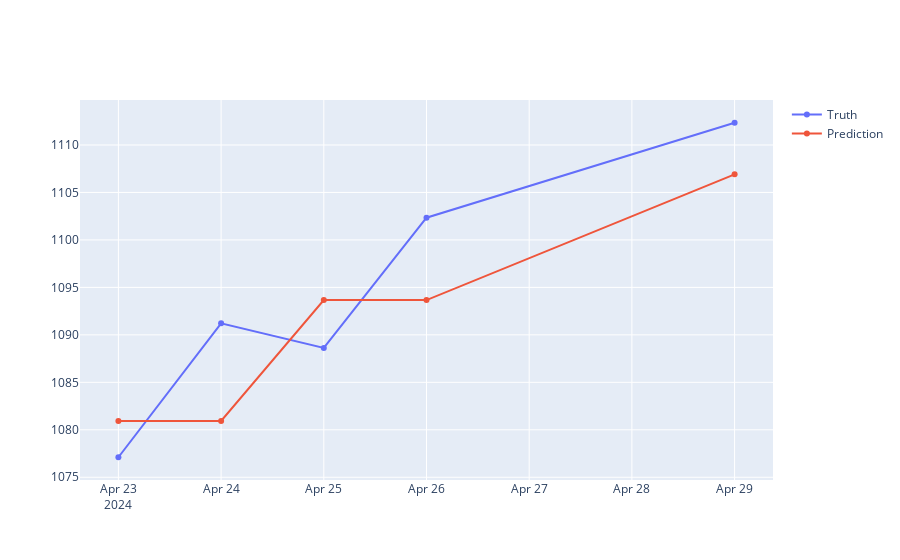

The notebook cell this image was saved under:
### Code cell
show_feature_importance(model_30)
predictions = pd.DataFrame(to_predict_df)
predictions['Close'] = y_pred_30
plot_predictions(predictions, truth_df)

### Figure 1 — Plotly figure (JSON) as saved in the notebook; plotly's stock layout.template omitted (floating-point values rounded to 4 significant figures)
{"data": [{"name": "Truth", "type": "scatter", "x": ["2024-04-23T00:00:00", "2024-04-24T00:00:00", "2024-04-25T00:00:00", "2024-04-26T00:00:00", "2024-04-29T00:00:00"], "y": [1077.0, 1091.0, 1089.0, 1102.0, 1112.0]}, {"name": "Prediction", "type": "scatter", "x": ["2024-04-23T00:00:00", "2024-04-24T00:00:00", "2024-04-25T00:00:00", "2024-04-26T00:00:00", "2024-04-29T00:00:00"], "y": [1081.0, 1081.0, 1094.0, 1094.0, 1107.0]}], "layout": {"xaxis": {"anchor": "y", "domain": [0, 1]}, "yaxis": {"anchor": "x", "domain": [0, 1]}}}
